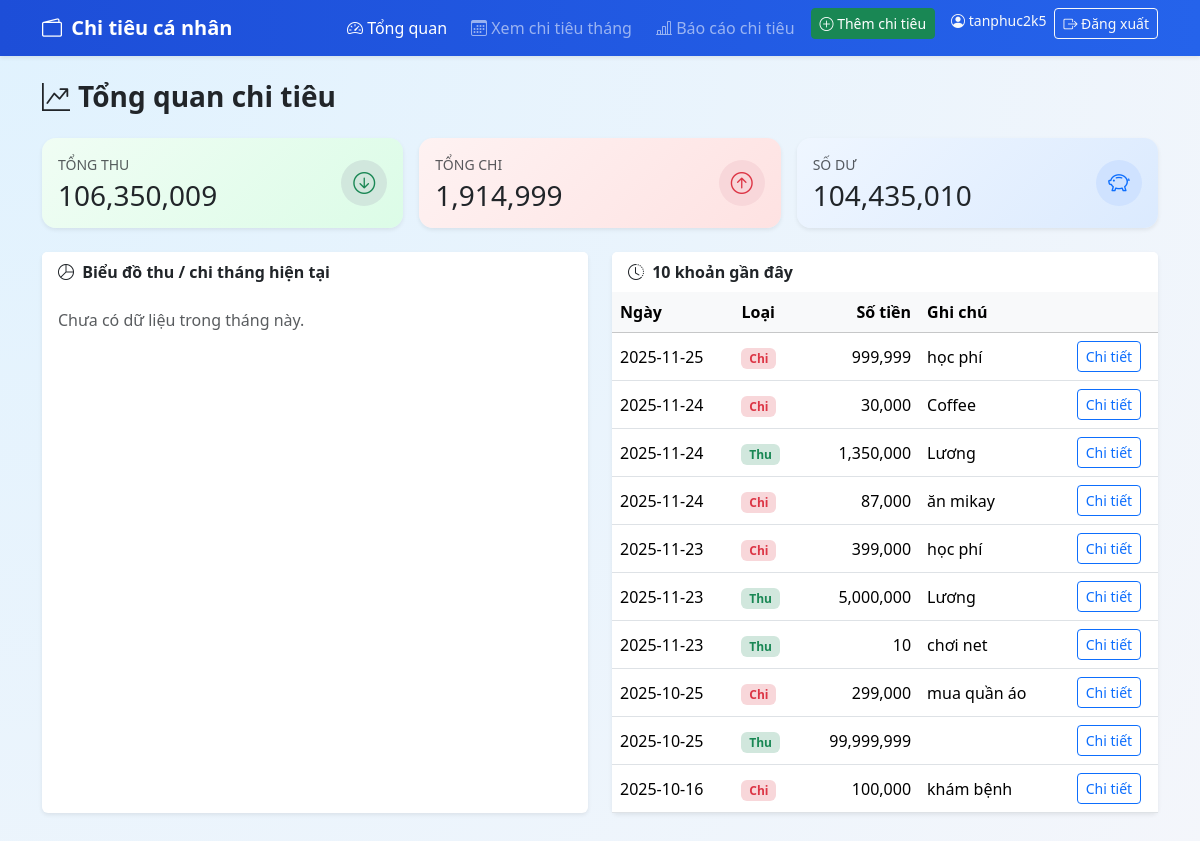
The page / (signed in) on the database its author committed.
### app/models.py (models this page shows, shortened)
class User(UserMixin, db.Model):
    __tablename__ = "users"
    id = db.Column(db.Integer, primary_key=True)
    username = db.Column(db.String(80), unique=True, nullable=False)
    password_hash = db.Column(db.String(255), nullable=False)
    created_at = db.Column(db.DateTime, default=datetime.utcnow)
    expenses = db.relationship("Expense", backref="user", lazy=True)

class Expense(db.Model):
    __tablename__ = "expenses"
    id = db.Column(db.Integer, primary_key=True)
    type = db.Column(db.String(20), nullable=False)          # 'Income' hoặc 'Expense'
    amount = db.Column(db.Float, nullable=False)
    note = db.Column(db.String(255))
    date = db.Column(db.Date, nullable=False)
    user_id = db.Column(db.Integer, db.ForeignKey("users.id"), nullable=False)
    category_id = db.Column(db.Integer, db.ForeignKey("categories.id"), nullable=False)
    created_at = db.Column(db.DateTime, default=datetime.utcnow)

### app/routes/main.py (the view)
@main_bp.route("/")
@login_required
def index():
    total_income = (
        db.session.query(func.coalesce(func.sum(Expense.amount), 0.0))
        .filter_by(user_id=current_user.id, type="Income")
        .scalar()
    )
    total_expense = (
        db.session.query(func.coalesce(func.sum(Expense.amount), 0.0))
        .filter_by(user_id=current_user.id, type="Expense")
        .scalar()
    )
    balance = total_income - total_expense
    recent_expenses = (
        Expense.query.filter_by(user_id=current_user.id)
        .order_by(Expense.date.desc(), Expense.id.desc())
        .limit(10)
        .all()
    )
    today = date.today()
    current_month = today.month
    current_year = today.year
    monthly_expenses = (
        Expense.query.filter(
            Expense.user_id == current_user.id,
            func.extract("month", Expense.date) == current_month,
            func.extract("year", Expense.date) == current_year,
        ).all()
    )
    monthly_income = sum(e.amount for e in monthly_expenses if e.type == "Income")
    monthly_expense = sum(e.amount for e in monthly_expenses if e.type == "Expense")
    return render_template(
        "index.html",
        total_income=total_income,
        total_expense=total_expense,
        balance=balance,
        expenses=recent_expenses,
        monthly_income=monthly_income,
        monthly_expense=monthly_expense,
    )

### app/models.py (called while the page is built)
@login_manager.user_loader
def load_user(user_id):
    return User.query.get(int(user_id))

### app/templates/index.html (shortened to what this page needs)
{% extends "base.html" %}
{% block content %}
<h3 class="mb-4 fw-semibold"><i class="bi bi-graph-up-arrow me-2"></i>Tổng quan chi tiêu</h3>
<div class="row g-3 mb-4">
  <div class="col-md-4">
    <div class="card info-card income-card border-0 shadow-sm">
      <div class="card-body d-flex justify-content-between align-items-center">
        <div>
          <div class="small text-uppercase text-muted mb-1">Tổng thu</div>
          <h3 class="mb-0">{{ "{:,.0f}".format(total_income) }}</h3>
        </div>
        <div class="icon-wrapper bg-success-subtle text-success">
          <i class="bi bi-arrow-down-circle"></i>
        </div>
      </div>
    </div>
  </div>
  <div class="col-md-4">
    <div class="card info-card expense-card border-0 shadow-sm">
      <div class="card-body d-flex justify-content-between align-items-center">
        <div>
          <div class="small text-uppercase text-muted mb-1">Tổng chi</div>
          <h3 class="mb-0">{{ "{:,.0f}".format(total_expense) }}</h3>
        </div>
        <div class="icon-wrapper bg-danger-subtle text-danger">
          <i class="bi bi-arrow-up-circle"></i>
        </div>
      </div>
    </div>
  </div>
  <div class="col-md-4">
    <div class="card info-card balance-card border-0 shadow-sm">
      <div class="card-body d-flex justify-content-between align-items-center">
        <div>
          <div class="small text-uppercase text-muted mb-1">Số dư</div>
          <h3 class="mb-0">{{ "{:,.0f}".format(balance) }}</h3>
        </div>
        <div class="icon-wrapper bg-primary-subtle text-primary">
          <i class="bi bi-piggy-bank"></i>
        </div>
      </div>
    </div>
  </div>
</div>
<div class="row g-4 mb-4">
  <div class="col-lg-6">
    <div class="card shadow-sm border-0 h-100">
      <div class="card-header bg-white border-0 fw-semibold">
        <i class="bi bi-pie-chart me-1"></i> Biểu đồ thu / chi tháng hiện tại
      </div>
      <div class="card-body">
        {% if monthly_income == 0 and monthly_expense == 0 %}
          <p class="text-muted">Chưa có dữ liệu trong tháng này.</p>
        {% else %}
          <canvas id="dashboardChart" height="220"></canvas>
          <span id="dashIncome" data-value="{{ monthly_income }}" hidden></span>
          <span id="dashExpense" data-value="{{ monthly_expense }}" hidden></span>
        {% endif %}
      </div>
    </div>
  </div>
  <div class="col-lg-6">
    <div class="card shadow-sm border-0 h-100">
      <div class="card-header bg-white border-0 fw-semibold">
        <i class="bi bi-clock-history me-1"></i> 10 khoản gần đây
      </div>
      <div class="card-body p-0">
        <div class="table-responsive">
          <table class="table mb-0 align-middle">
            <thead class="table-light">
              <tr>
                <th>Ngày</th><th>Loại</th><th class="text-end">Số tiền</th><th>Ghi chú</th><th></th>
              </tr>
            </thead>
            <tbody>
              {% for e in expenses %}
              <tr>
                <td>{{ e.date }}</td>
                <td>
                  {% if e.type == 'Income' %}
                    <span class="badge bg-success-subtle text-success">Thu</span>
                  {% else %}
                    <span class="badge bg-danger-subtle text-danger">Chi</span>
                  {% endif %}
                </td>
                <td class="text-end">{{ "{:,.0f}".format(e.amount) }}</td>
                <td class="note-cell">{{ e.note }}</td>
                <td class="text-center">
                  <a href="{{ url_for('expenses.detail', expense_id=e.id) }}" class="btn btn-sm btn-outline-primary">
                    Chi tiết
                  </a>
                </td>
              </tr>
              {% else %}
              <tr><td colspan="5" class="text-center text-muted py-3">Chưa có dữ liệu.</td></tr>
              {% endfor %}
            </tbody>
          </table>
        </div>
      </div>
    </div>
  </div>
</div>
{% endblock %}

### app/templates/base.html (shortened to what this page needs)
<!DOCTYPE html>
<html lang="vi">
<head>
  <link href="https://cdn.jsdelivr.net/npm/bootstrap@5.3.3/dist/css/bootstrap.min.css" rel="stylesheet">
  <link href="https://cdn.jsdelivr.net/npm/bootstrap-icons@1.11.3/font/bootstrap-icons.css" rel="stylesheet">
  <link rel="stylesheet" href="{{ url_for('static', filename='style.css') }}">
</head>
<body>
<nav class="navbar navbar-expand-lg navbar-dark main-navbar shadow-sm">
  <div class="container">
    <a class="navbar-brand fw-bold" href="{{ url_for('main.index') }}"><i class="bi bi-wallet2 me-1"></i> Chi tiêu cá nhân</a>
    <div id="nav" class="collapse navbar-collapse justify-content-end">
      <ul class="navbar-nav">
        {% if current_user.is_authenticated %}
          <li class="nav-item me-2">
            <a class="nav-link {% if request.endpoint == 'main.index' %}active{% endif %}"
               href="{{ url_for('main.index') }}">
              <i class="bi bi-speedometer2"></i> Tổng quan
            </a>
          </li>
          <li class="nav-item me-2">
            <a class="nav-link {% if request.endpoint == 'expenses.by_month' %}active{% endif %}"
               href="{{ url_for('expenses.by_month') }}">
              <i class="bi bi-calendar3"></i> Xem chi tiêu tháng
            </a>
          </li>
          <li class="nav-item me-2">
    <a class="nav-link {% if request.endpoint == 'expenses.report' %}active{% endif %}"
       href="{{ url_for('expenses.report') }}">
      <i class="bi bi-bar-chart-line"></i> Báo cáo chi tiêu
    </a>
</li>
          <li class="nav-item me-3">
            <a class="btn btn-success btn-sm" href="{{ url_for('expenses.add') }}">
              <i class="bi bi-plus-circle"></i> Thêm chi tiêu
            </a>
          </li>
          <li class="nav-item">
            <span class="navbar-text me-2 text-light small">
              <i class="bi bi-person-circle"></i> {{ current_user.username }}
            </span>
          </li>
          <li class="nav-item">
            <a class="btn btn-outline-light btn-sm" href="{{ url_for('auth.logout') }}">
              <i class="bi bi-box-arrow-right"></i> Đăng xuất
            </a>
          </li>
        {% endif %}
      </ul>
    </div>
  </div>
</nav>
<main class="container py-4">
  {% block content %}{% endblock %}
</main>
</body>
</html>

### app/static/style.css (style rules this page uses)
body { background: radial-gradient(circle at top left, #e0f2fe, #f4f6fb); font-family: system-ui, -apple-system, BlinkMacSystemFont, "Segoe UI", sans-serif; }
.main-navbar { background: linear-gradient(90deg, #1d4ed8, #2563eb); }
.info-card { border-radius: 14px; }
.icon-wrapper { width: 46px; height: 46px; border-radius: 50%; display: flex; align-items: center; justify-content: center; font-size: 22px; }
.income-card { background: linear-gradient(135deg, #f0fdf4, #dcfce7); }
.expense-card { background: linear-gradient(135deg, #fef2f2, #fee2e2); }
.balance-card { background: linear-gradient(135deg, #eff6ff, #dbeafe); }
.note-cell { max-width: 260px; white-space: nowrap; overflow: hidden; text-overflow: ellipsis; }

### rows shown on the page
User: username "tanphuc2k5"
Expense: date "2025-11-25", type "Chi", amount "999,999", note "học phí"
Expense: date "2025-11-24", type "Chi", amount "30,000", note "Coffee"
Expense: date "2025-11-24", type "Thu", amount "1,350,000", note "Lương"
Expense: date "2025-11-24", type "Chi", amount "87,000", note "ăn mikay"
Expense: date "2025-11-23", type "Chi", amount "399,000", note "học phí"
Expense: date "2025-11-23", type "Thu", amount "5,000,000", note "Lương"
Expense: date "2025-11-23", type "Thu", amount "10", note "chơi net"
Expense: date "2025-10-25", type "Chi", amount "299,000", note "mua quần áo"
Expense: date "2025-10-25", type "Thu", amount "99,999,999"
Expense: date "2025-10-16", type "Chi", amount "100,000", note "khám bệnh"

### other values the page prints
{{ "{:,.0f}".format(total_income) }} "106,350,009"
{{ "{:,.0f}".format(total_expense) }} "1,914,999"
{{ "{:,.0f}".format(balance) }} "104,435,010"
